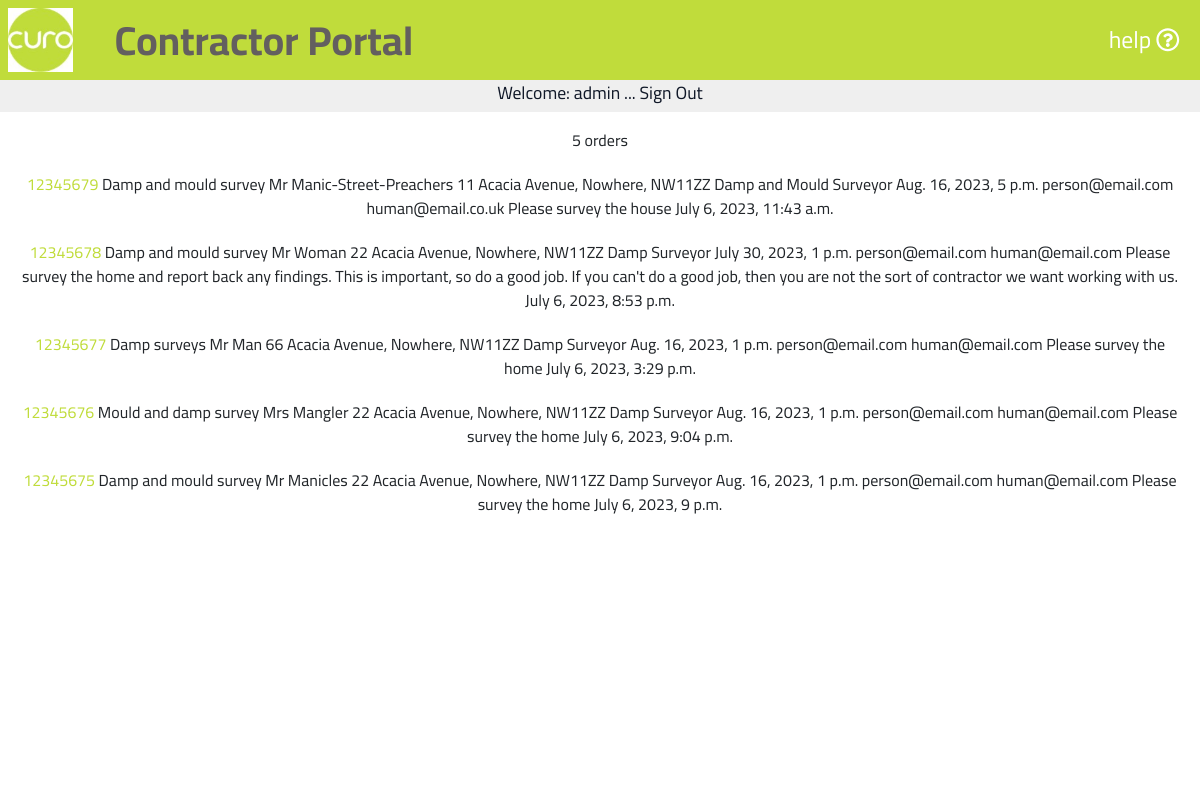
The app's page /portal001/ (signed in), older data.
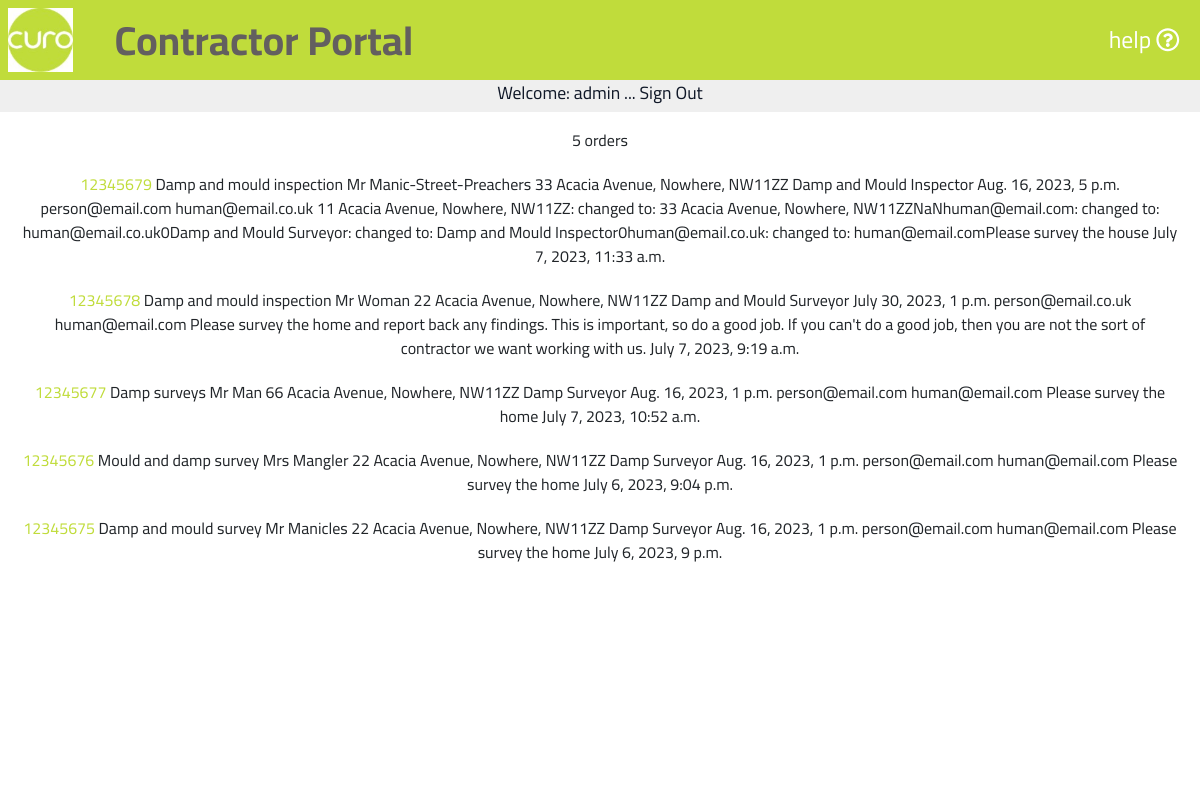
The same page, newer data.
### portal001/models.py (models this page shows, shortened)
class Orders(models.Model):
    class Meta:
        verbose_name_plural = 'Orders'
    orderNumber = models.DecimalField(max_digits=10, decimal_places=0, null=False, primary_key=True)
    orderDescription = models.CharField(max_length=254, null=False)
    name = models.CharField(max_length=254, null=False)
    address = models.CharField(max_length=254, null=False)
    contractor = models.CharField(max_length=254, null=False)
    appointmentDate = models.DateTimeField()
    primaryContact = models.EmailField(max_length=254)
    secondaryContact = models.EmailField(max_length=254)
    notes = models.CharField(max_length=9999, null=True)
    dateLastUpdate = models.DateTimeField()
    dateCreated = models.DateTimeField(default=timezone.now)

### portal001/views.py (the view)
# urls.py: path('', views.curo, name='curo'),
def curo(request):
    orderlist = Orders.objects.all().order_by('-orderNumber')
    order_list_length = orderlist.count()
    context = {
        'orderlist': orderlist,
        'order_list_length': order_list_length,
    }
    return render(request, 'curo/orderlist.html', context)

### portal001/templates/curo/orderlist.html
{% extends "basemodule001.html" %}
{% load static %}
{% block content %}
    {% if user.is_authenticated %}
        <section id="textsection">
            {% if user.is_authenticated %}
                <p class="mt-3">{{ order_list_length }} orders</p>
                {% for order in orderlist %}
                    <p><a class="orange-highlight" href ="{% url 'selectOrder' order.orderNumber %}">{{ order.orderNumber }}</a>
                        {{ order.orderDescription }}
                        {{ order.name }}
                        {{ order.address }}
                        {{ order.contractor }}
                        {{ order.appointmentDate }}
                        {{ order.primaryContact }}
                        {{ order.secondaryContact }}
                        {{ order.notes }}
                        {{ order.dateLastUpdate }}
                    </p>
                {% endfor %}
            {% endif %}
        </section>
    {% endif %}
{% endblock %}

### templates/basemodule001.html (shortened to what this page needs)
{% load static %}
<!doctype html>
<html lang="en">
  <head>
    {% block corecss %}
        <link rel="stylesheet" href="https://maxcdn.bootstrapcdn.com/bootstrap/4.1.3/css/bootstrap.min.css">
        <link rel="stylesheet" href="https://use.fontawesome.com/releases/v5.6.1/css/all.css">
        <link href="{% static 'css/stylescuro.css' %}" rel="stylesheet" />
    {% endblock %}
<body class="ml-0">
    {% include 'includes/templates/navbarcuro.html' %}
    {% include 'includes/templates/topper.html' %}
    {% block content %}
    {% endblock %}
</body>
</html>

### templates/includes/templates/navbarcuro.html
<nav class="sticky-top">
    <div class="mr-auto ml-0 d-inline">
        <img id="brandimage" src="{{ MEDIA_URL }}\assets\img\brandcuro.jpg" alt="curo brand image"
        data-toggle="modal" data-target="#homeModal">
        <span class="navtitle">Contractor Portal</span>
    </div>
    <button type="button" id="helpbtn" class="btn ml-auto mr-0 d-inline float-right align-vertically" data-toggle="modal" data-target="#helpModal">
        help <i class="far fa-question-circle"></i>
    </button>
  </nav>

### templates/includes/templates/topper.html
<div id="topper" class="d-block align-vertically align-horizontally">
    {% if user.is_authenticated %}
    <p class="paramedium">Welcome: {{ user.username }} ...
        <a href="{% url 'account_logout' %}"> Sign Out</a>
    </p>
    {% else %}
    <p class="paramedium">Welcome: Please sign in to continue ...
        <a href ="{% url 'account_login' %}"> Sign In</a>
    </p>
    {% endif %}
</div>

### static/css/stylescuro.css (style rules this page uses)
body, html { padding: 0; margin: 0; }
.align-vertically { display: flex; align-items: center; justify-content: center; }
a { background-color: transparent; color: #ffffff; }
.orange-highlight, .order-number { color: #C0DC3B; }
nav { padding: 1vh; background-color: #C0DC3B; font-family: 'Cairo', sans-serif; font-size: 3vh; height: 10vh; }
#brandimage { height: 8vh; }
#helpbtn { background-color: transparent; border: none; height: 8vh; color: #ffffff; font-size: calc(14px + (22 - 14) * ((100vw - 300px) / 1620)); }
.navtitle { font-size: calc(4vh + (20 - 5) * ((100vw - 300px) / 1620)); color: #635F5F; font-weight: bold; vertical-align: middle; padding-left: 3vw; }
#textsection, #certsection { background-color: #ffffff; font-family: 'Cairo', sans-serif; text-align: center; min-height: 82.5vh; }
#topper, #topper a { background-color: #EFEFEF; font-size: calc(2vh + (5 - 2) * ((100vw - 300px) / 1620)); color: #101828;button; height: 4vh; text-align: center; font-family: 'Cairo', sans-serif; }
#textsection p { padding: 0 2.5vh 2.5vh; margin: 0; }
@media screen and (min-width: 768px) { #helpbtn { font-size: calc(2.5vh + (5 - 2.5) * ((100vw - 768px) / 300)); } }

Row changes from the older to the newer data that the page shows:
changed Orders "Mr Manic-Street-Preachers": orderDescription "Damp and mould survey" → "Damp and mould inspection"; address "11 Acacia Avenue, Nowhere, NW11ZZ" → "33 Acacia Avenue, Nowhere, NW11ZZ"; contractor "Damp and Mould Surveyor" → "Damp and Mould Inspector"; notes "Please survey the house" → "11 Acacia Avenue, Nowhere, NW11ZZ: changed to: 33 Acacia Avenue, Nowhere, NW11ZZNaNhuman@email.com: changed to: human@email.co.uk0Damp and Mould Surveyor: changed to: Damp and Mould Inspector0human@email.co.uk: changed to: human@email.comPlease survey the house"; dateLastUpdate "July 6, 2023, 11:43 a.m." → "July 7, 2023, 11:33 a.m."
changed Orders "Mr Woman": orderDescription "Damp and mould survey" → "Damp and mould inspection"; contractor "Damp Surveyor" → "Damp and Mould Surveyor"; primaryContact "person@email.com" → "person@email.co.uk"; dateLastUpdate "July 6, 2023, 8:53 p.m." → "July 7, 2023, 9:19 a.m."
changed Orders "Damp surveys": dateLastUpdate "July 6, 2023, 3:29 p.m." → "July 7, 2023, 10:52 a.m."
